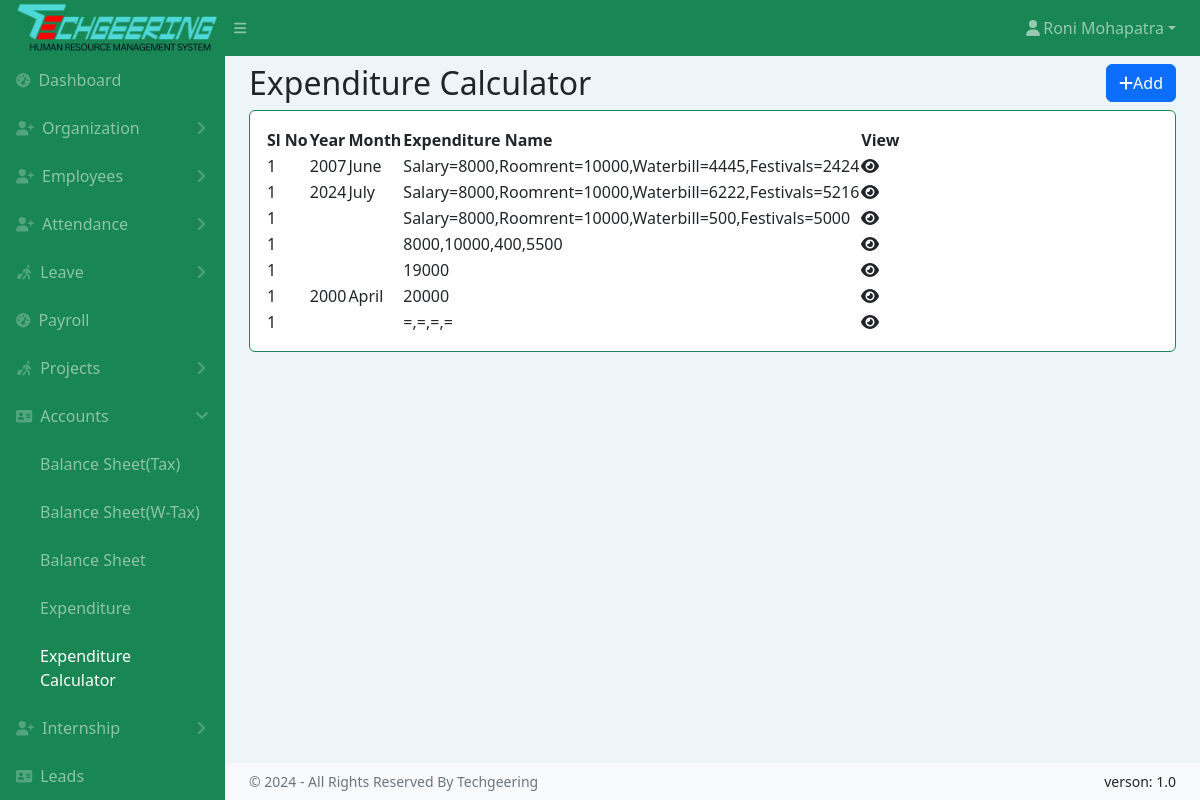
Page /expenditure_calculator.php (signed in) on the committed database.
### tables this page shows
CREATE TABLE `employee` (
  `id` int(11) NOT NULL,
  `em_code` varchar(64) DEFAULT NULL,
  `des_id` int(11) DEFAULT NULL,
  `dep_id` int(11) DEFAULT NULL,
  `full_name` varchar(128) DEFAULT NULL,
  `father_name` varchar(50) NOT NULL,
  `mother_name` varchar(50) NOT NULL,
  `em_email` varchar(64) DEFAULT NULL,
  `prof_email` varchar(70) NOT NULL,
  `marital_status` varchar(20) NOT NULL,
  `em_password` varchar(512) NOT NULL,
  `em_role` int(10) NOT NULL,
  `status` enum('ACTIVE','INACTIVE') NOT NULL DEFAULT 'ACTIVE',
  `em_gender` enum('Male','Female') NOT NULL DEFAULT 'Male',
  `em_phone` varchar(64) DEFAULT NULL,
  `em_wahtsapp` varchar(64) DEFAULT NULL,
  `em_birthday` varchar(128) DEFAULT NULL,
  `em_blood_group` enum('O+','O-','A+','A-','B+','B-','AB+','OB+') DEFAULT NULL,
  `em_joining_date` varchar(128) DEFAULT NULL,
  `last_company_date` date DEFAULT NULL,
  `em_contact_end` varchar(128) DEFAULT NULL,
  `em_image` varchar(128) DEFAULT NULL,
  `em_aadher` varchar(64) DEFAULT NULL,
  `em_pan` varchar(20) NOT NULL,
  `emergency_contact` int(10) NOT NULL
);

CREATE TABLE `expenditure_calculator` (
  `id` int(11) NOT NULL,
  `year` varchar(20) NOT NULL,
  `month` varchar(20) NOT NULL,
  `name` longtext NOT NULL
);

### expenditure_calculator.php (the view, shortened to what this page needs)
<!DOCTYPE html>
<html lang="en">
<head>
    <link href="https://cdn.jsdelivr.net/npm/simple-datatables@7.1.2/dist/style.min.css" rel="stylesheet" />
    <link href="assets/css/styles.css" rel="stylesheet" />
</head>
<body class="sb-nav-fixed">
    <?php include 'common/topnav.php' ?>
    <div id="layoutSidenav">
        <?php include 'common/sidenav.php' ?>
        <div id="layoutSidenav_content">
            <main>
                <div class="container-fluid px-4">
                    <div class="d-flex justify-content-between align-items-center">
                        <h2 class="my-2">Expenditure Calculator</h2>
                        <button type="button" class="btn btn-primary" data-bs-toggle="modal"
                            data-bs-target="#addexpenditure">
                            <i class="fa-solid fa-plus"></i>Add
                        </button>
                    </div>
                    <div class="card mb-4">
                        <div class="card-body">
                            <table id="datatablesSimple">
                                <thead>
                                    <tr>
                                        <th>Sl No</th>
                                        <th>Year</th>
                                        <th>Month</th>
                                        <th>Expenditure Name</th>
                                        <th>View</th>
                                    </tr>
                                </thead>
                                <tbody>
                                    <?php
                                    include "common/conn.php";
                                    $sql = "SELECT * FROM expenditure_calculator";
                                    $result = $conn->query($sql);
                                    $slno = 1;
                                    if ($result->num_rows > 0) {
                                        while ($row = $result->fetch_assoc()) {
                                            $id = $row['id'];
                                            ?>
                                            <tr>
                                                <td><?php echo $slno; ?></td>
                                                <td><?php echo $row["year"]; ?></td>
                                                <td><?php echo $row["month"]; ?></td>
                                                <td><?php echo $row["name"]; ?></td>
                                                <td>
                                                    <a data-bs-toggle="modal"
                                                        data-bs-target="#paragraphmodal_<?php echo $id; ?>">
                                                        <i class="fas fa-eye"></i>
                                                    </a>
                                                </td>
                                            </tr>
                                            <div class="modal fade" id="paragraphmodal_<?php echo $id; ?>" tabindex="-1"
                                                aria-labelledby="exampleModalLabel" aria-hidden="true">
                                                <div class="modal-dialog modal-lg">
                                                    <div class="modal-content">
                                                            <?php
                                        } ?>
                                                </div>
                                            </div>
                                        </div>
                                        <?php
                                    } else {
                                        echo "0 results";
                                    }
                                    ?>
                                </tbody>
                            </table>
                        </div>
                    </div>
                </div>
            </main>
            <?php include 'common/copyrightfooter.php' ?>
        </div>
    </div>
</body>
</html>

### common/topnav.php (shortened to what this page needs)
<?php
$userid = $_SESSION['username'];
?>
<nav class="sb-topnav navbar navbar-expand navbar-dark bg-success">
    <a class="navbar-brand ps-3 text-center" href="index.php">
        <img src="assets/img/logo.png" class="img-fluid">
    </a>
    <button class="btn btn-link btn-sm order-1 order-lg-0 me-4 me-lg-0" id="sidebarToggle" href="#!"><i
            class="fas fa-bars"></i></button>
    <ul class="navbar-nav ms-auto me-0 me-md-3 my-2 my-md-0">
        <li class="nav-item dropdown">
            <?php
            include "common/conn.php";
            $sql = "SELECT * FROM employee WHERE id=$userid";
            $result = $conn->query($sql);
            if ($result->num_rows > 0) {
                $row = $result->fetch_assoc();
            }
            ?>
            <a class="nav-link dropdown-toggle" id="navbarDropdown" href="#" role="button" data-bs-toggle="dropdown"
                aria-expanded="false"><i class="fas fa-user fa-fw"></i><?php echo $row["full_name"]; ?></a>
        </li>
    </ul>
</nav>

### rows in the picture
employee: full_name "Roni Mohapatra"
expenditure_calculator: slno "1", year "2007", month "June", name "Salary=8000,Roomrent=10000,Waterbill=4445,Festivals=2424"
expenditure_calculator: slno "1", year "2024", month "July", name "Salary=8000,Roomrent=10000,Waterbill=6222,Festivals=5216"
expenditure_calculator: slno "1", name "Salary=8000,Roomrent=10000,Waterbill=500,Festivals=5000"
expenditure_calculator: slno "1", name "8000,10000,400,5500"
expenditure_calculator: slno "1", name "19000"
expenditure_calculator: slno "1", year "2000", month "April", name "20000"
expenditure_calculator: slno "1", name "=,=,=,="
